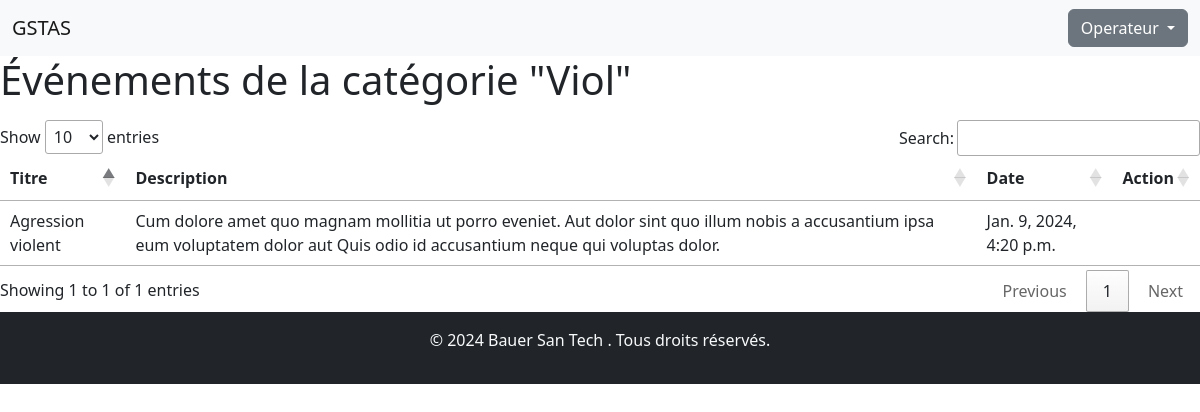
The app's page /events-by-category/2/ with its own data.
### core/models.py (models this page shows, shortened)
class CategoryEvent(models.Model):
    name = models.CharField(max_length=50)

class Event(models.Model):
    title = models.CharField(max_length=50)
    description = models.CharField(max_length=500)
    date_of_additions = models.DateTimeField(auto_now_add=True)
    date_of_event = models.DateTimeField(auto_now_add=False)
    unit = models.ForeignKey(Unit, on_delete=models.CASCADE)
    locality = models.ForeignKey(Locality, on_delete=models.CASCADE)
    category_event = models.ForeignKey(CategoryEvent, on_delete=models.CASCADE)

### core/views.py (the view)
# urls.py: path('events-by-category/<int:category_id>/', events_by_category, name='show-event'),
def events_by_category(request, category_id):
    category = CategoryEvent.objects.get(pk=category_id)
    events = Event.objects.filter(category_event=category)
    context = {'category': category, 'events': events}
    return render(request, 'show-event.html', context)

### core/templates/show-event.html
{% extends 'base.html' %} {% block content %}
<div>
    <h1>Événements de la catégorie "{{ category.name }}"</h1>
    <div class="mt-3">
        <table id="categoriesTable">
            <thead>
                <tr>
                    <th>Titre</th>
                    <th>Description</th>
                    <th>Date</th>
                    <th>Action</th>
                </tr>
            </thead>
            <tbody>
                {% if events %}
                {% for event in events %}
                <tr>
                    <td>{{ event.title }}</td>
                    <td>{{ event.description }}</td>
                    <td>{{ event.date_of_event }}</td>
                    <td>
                    </td>
                </tr>
                {% endfor %}
                {% endif %}
            </tbody>
        </table>
    </div>
</div>
{% endblock %}

### records on screen
CategoryEvent: name "Viol"
Event: title "Agression violent", description "Cum dolore amet quo magnam mollitia ut porro eveniet. Aut dolor sint quo illum nobis a accusantium ipsa eum voluptatem dolor aut Quis odio id accusantium neque qui voluptas dolor.", date_of_event "Jan. 9, 2024, 4:20 p.m."
